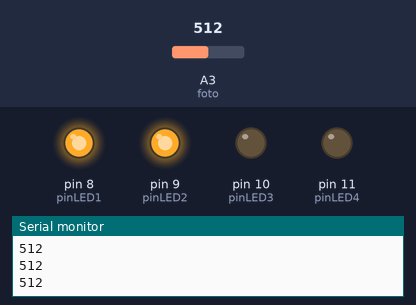
A sketch run on a simulated Arduino Uno, built with avr-gcc and run on an emulated ATmega328P. On the bench: output pins drawn as LEDs (lit = HIGH), the last lines printed to the serial monitor. The test bench sets the inputs (shaded band); at power-on: A3 (foto) = 512.

Above: at 1.2 s.
1.3 s: A3 (foto) set to 411
2.8 s: A3 (foto) set to 385
At 3.5 s:
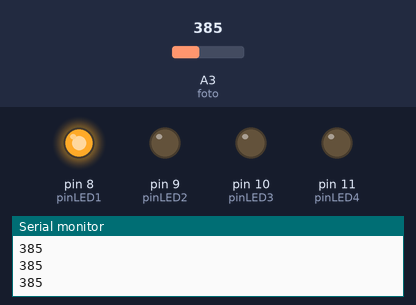
4.3 s: A3 (foto) set to 267
5.8 s: A3 (foto) set to 240
At 7.0 s:
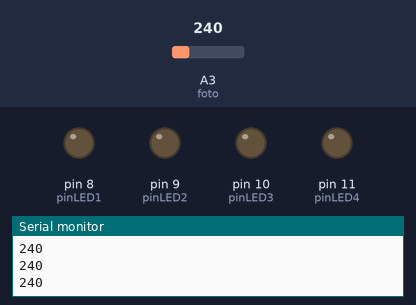
7.3 s: A3 (foto) set to 660
At 8.5 s:
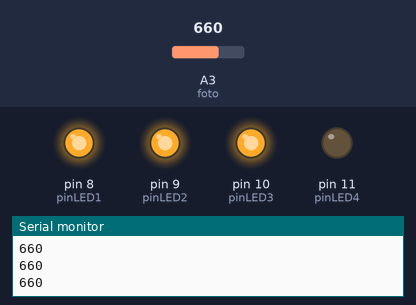
8.9 s: A3 (foto) set to 639
At 9.8 s:
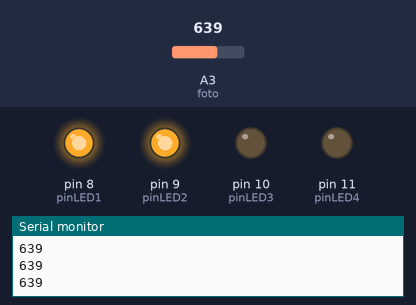
Timing chart, 0 to 11.5 s (numbered marks = the images above; inputs shaded):
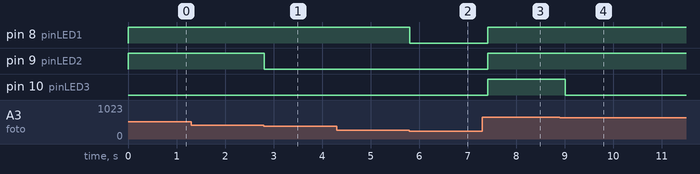

The sketch:

sketch_light_meter.ino
```cpp
int pinLED1 = 8;
int pinLED2 = 9;
int pinLED3 = 10;
int pinLED4 = 11;

int foto = A3;

int valorFoto = 0;

void setup()
{
  pinMode(pinLED1, OUTPUT);
  pinMode(pinLED2, OUTPUT);
  pinMode(pinLED3, OUTPUT);
  pinMode(pinLED4, OUTPUT);

  Serial.begin(9600);
}

void loop()
{
  digitalWrite(pinLED1, LOW);
  digitalWrite(pinLED2, LOW);
  digitalWrite(pinLED3, LOW);
  digitalWrite(pinLED4, LOW);

  valorFoto = analogRead(foto);
  Serial.println(valorFoto);

  if (valorFoto > 250){
    digitalWrite(pinLED1, HIGH);
   }
  if (valorFoto > 400){
    digitalWrite(pinLED2, HIGH);
   }
  if (valorFoto > 650){
    digitalWrite(pinLED3, HIGH);
   }
  if (valorFoto > 800){
    digitalWrite(pinLED4, HIGH);
   }

  delay(200);

}
```

Measured:
- the behaviour switches between 401 and 400 on A3 (foto) (found by bisection; images 0 and 1)
- the behaviour switches between 251 and 250 on A3 (foto) (found by bisection; images 1 and 2)
- the behaviour switches between 651 and 650 on A3 (foto) (found by bisection; images 3 and 4)
- after the input at 2.8 s, pin 9 (pinLED2): HIGH → LOW at once
- after the input at 5.8 s, pin 8 (pinLED1): HIGH → LOW at once
- after the input at 7.3 s, pin 8 (pinLED1), pin 9 (pinLED2), pin 10 (pinLED3): LOW → HIGH after 0.11 s
- after the input at 8.9 s, pin 10 (pinLED3): HIGH → LOW after 0.11 s
